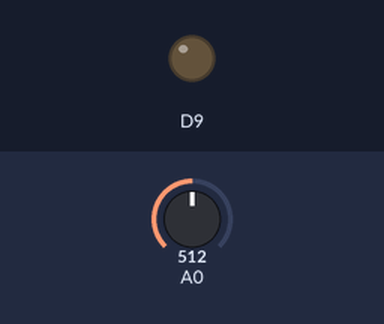
Recording of a sketch running on a simulated Arduino MKR. On the bench: output pins drawn as LEDs (lit = HIGH). The inputs (shaded band) are chosen by the test bench; at power-on: A0 = 512. EEPROM starts erased; what the sketch prints to the serial monitor is not drawn.

Above: at 0.1 s.
At 15.1 s:
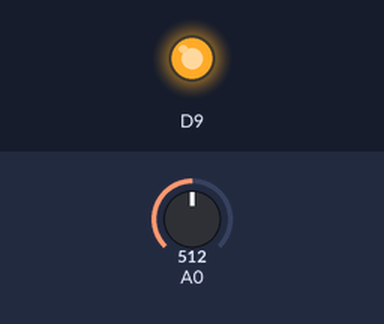
Timing chart, 0 to 16.6 s (numbered marks = the images above):
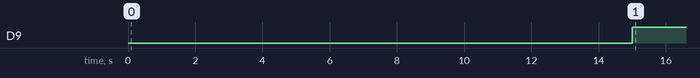

Measured:
- by itself, D9: LOW → HIGH at 15.0 s

The sketch:

wifi.ino
```cpp
#include <EEPROM.h>
#include <SPI.h>
#include <WiFiNINA.h>

char serverUrl[] = "us-central1-system-collab-garbage.cloudfunctions.net";
int lastTime = 0;
int timeDelay = 15000;
int optimalMoisture = 0.5;
WiFiSSLClient wifi;
constexpr int pwm = 2 ;  //initializing pin 2 as pwm
constexpr int in_1 = 8 ;
constexpr int in_2 = 9 ;
constexpr bool connectAllow = false;
int optimal = 50;
String uuid = "";
bool isOn = false;

void setup()
{
  Serial.begin(9600);
  Serial.println("Connecting to WiFi…");

  int status = WL_IDLE_STATUS;
  String ssid = readStringFromEEPROM(0);
  String password = readStringFromEEPROM(33);
  // Scuffed.
  pinMode(9, OUTPUT);
  digitalWrite(9, LOW);
  int ssid_len = ssid.length() + 1;
  char _ssid[ssid_len];
  ssid.toCharArray(_ssid, ssid_len);
  int pass_len = password.length() + 1;
  char _pass[pass_len];
  password.toCharArray(_pass, pass_len);
  uuid = readStringFromEEPROM(97);
  while (status != WL_CONNECTED && connectAllow)
  {
    // I've redacted my WiFi password.
    status = WiFi.begin(_ssid, _pass);
    delay(300);
    // If this doesn't print the number 3, that means something went wrong while connecting.
    // Make sure you spelled your WiFi network name right!
    Serial.println(WiFi.status());
  }
}

int getMoisture() {
    return map(analogRead(A0), 600, 330, 0, 100);
}

void loop()
{
  Serial.println(getMoisture());
  if ((millis() - lastTime) > timeDelay)
  {
    if (getMoisture() > optimal) {
      digitalWrite(9, LOW);
    } else {
      digitalWrite(9, HIGH);

    }
    if (WiFi.status() == WL_CONNECTED && connectAllow)
    {
      // Sends test data, modify this so that the values for powerOutput and totalPower are dynamic.
      // Hint: Use string concatenation.
      String content = "{ \"arduinoID\": \"";
      content += uuid;
      content += "\", \"moisture\": 0.5, \"hasWatered\": true }";
      if (wifi.connectSSL(serverUrl, 443))
      {
        Serial.println("Connected to server...");
        wifi.println("POST /status HTTP/1.1");
        wifi.print("Host: ");
        wifi.println(serverUrl);
        wifi.println("Content-Type: application/json");
        wifi.print("Content-Length: ");
        wifi.println(content.length());
        wifi.println();
        wifi.println(content);
        Serial.println("Done!");
        while (wifi.available())
        {
          String line = wifi.readStringUntil('\r');
          Serial.println(line);
        }
      }
      lastTime += timeDelay;
    }
  }
}

String readStringFromEEPROM(int addrOffset)
{
  int newStrLen = EEPROM.read(addrOffset);
  char data[newStrLen + 1];
  for (int i = 0; i < newStrLen; i++)
  {
    if (EEPROM.read(addrOffset + 1 + i) == 255)
      return "";
    data[i] = EEPROM.read(addrOffset + 1 + i);
  }
  data[newStrLen] = '\0';
  return String(data);
}
```
